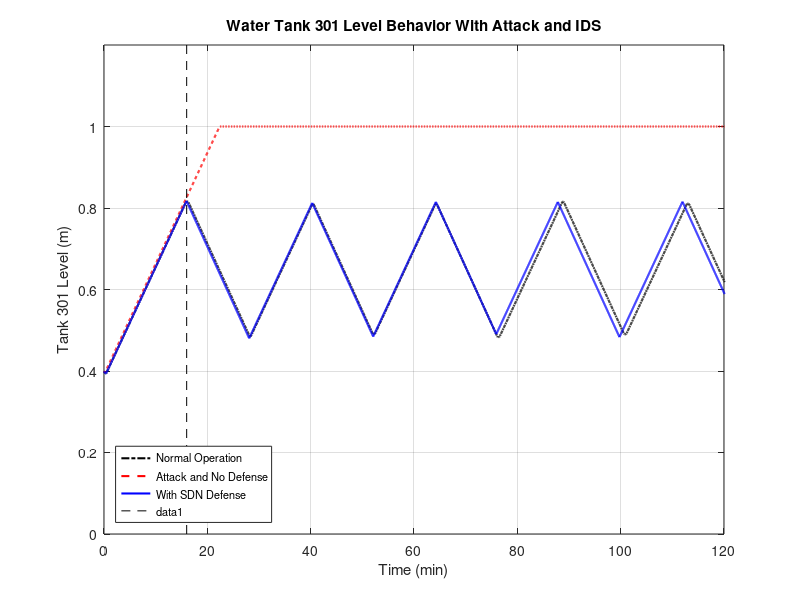

Write the MATLAB code that produced this figure. (Note: this script raises an error after producing the figure.)
close all;
clear all;
clc

formatSpec = '%f';

fileID_3 = fopen('no_attack_plc/plc_no_attack_tank_1.txt','r');
tank_1= fscanf(fileID_3,formatSpec);

fileID_2 = fopen('no_attack_plc/plc_no_attack_tank_2.txt','r');
tank_2= fscanf(fileID_2,formatSpec);

fileID_1 = fopen('no_attack_plc/plc_no_attack_ph.txt','r');
ph = fscanf(fileID_1,formatSpec);

% fileID_4 = fopen('received.txt','r');
% received = fscanf(fileID_4,formatSpec);
% 
% fileID_5 = fopen('estimated.txt','r');
% estimated = fscanf(fileID_5,formatSpec);

fileID_6 = fopen('attack/plc_attack_tank_1.txt','r');
attack_tank_1 = fscanf(fileID_6,formatSpec);
fileID_7 = fopen('attack/plc_attack_tank_2.txt','r');
attack_tank_2 = fscanf(fileID_7,formatSpec);

% 
  for i=1:length(attack_tank_2)
      if (attack_tank_2(i)) > 1.0
          attack_tank_2(i) = 1.0;
      end
  end
% 

fileID_8 = fopen('defense/plc_defense_tank_1.txt','r');
defense_tank_1 = fscanf(fileID_8,formatSpec);

fileID_9 = fopen('defense/plc_defense_tank_2.txt','r');
defense_tank_2= fscanf(fileID_9,formatSpec);

plant_time = ([1:4001]*0.2/360)*60; % Rescaling 10
%defense_time= ([1:8001]*0.39995001249687578105473631592102/360)*15; % Rescaling 5

%ids_time = (([1:2264]*0.113171707/360)*60)*3;

fsz = 6;

%%%%%%%%%%%%%%%%%%%%%%%%% NORMAL OPERATION %%%%%%%%%%%%%%%%%%%%%%%%

% h1=figure(1);
% set(gca, 'FontSize', fsz, 'LineWidth', 2.0 ); 
% 
% subplot(2,1,1)
% plot(plant_time,tank_1)
% axis([0 120 0 1.25])
% grid on;
% 
% xlabel('Time (min)')
% ylabel('Tank 1 Level')
% 
% 
% subplot(2,1,2)
% plot(plant_time,tank_2)
% axis([0 120 0 1.25])
% grid on;
% 
% xlabel('Time (min)');
% ylabel('Tank 2 Level');
% 
% suptitle('Water Tank Level');
% 
% matlab2tikz('tank_levels.tikz', 'showInfo', false, 'parseStrings', false, 'standalone', false, 'height', '\figureheight', 'width', '\figurewidth');


%%%%%%%%%%%%%%%%%%%%%%%%% ATTACK NO DEFENSE %%%%%%%%%%%%%%%%%%%%%%%%

% h3=figure(3)
% set(gca, 'FontSize', fsz, 'LineWidth', 2.0 ); 
% 
% subplot(2,1,1)
% plot(plant_time,attack_tank_1)
% axis([0 120 0 1.25])
% grid on;
% 
% xlabel('Time (min)')
% ylabel('Tank 2 Level')
% 
% 
% subplot(2,1,2)
% plot(plant_time,attack_tank_2)
% axis([0 120 0 1.25])
% grid on;
% 
% xlabel('Time (min)')
% ylabel('Level')
% 
% suptitle('Water Tank 2 Level');
% 
% matlab2tikz('attack_no_defense.tikz', 'showInfo', false, 'parseStrings', false, 'standalone', false, 'height', '\figureheight', 'width', '\figurewidth');


%%%%%%%%%%%%%%%%%%%%%%%%% IDS DEFENSE %%%%%%%%%%%%%%%%%%%%%%%%

h4=figure(4)
set(gca, 'FontSize', fsz, 'LineWidth', 1.5 ); 
%set(h(4),'linewidth',2.0);

%subplot(2,1,1)
%plot(plant_time,tank_1, '-.k', 'linewidth', 1.5);
plot(plant_time,tank_2, '-.k', 'linewidth', 1.5);

hold on;
plot(plant_time,attack_tank_2, '--r', 'linewidth', 1.5);
plot(plant_time,defense_tank_2, '-b', 'linewidth', 1.5)
lg = legend('Normal Operation','Attack and No Defense ', 'With SDN Defense', 'FontSize', 8, 'Location','southwest');

axis([0 120 0 1.2])
grid on;

plot([16 16],[0 1.2], '--k')
axis([0 120 0 1.2])

%annotation('textarrow',[0.55,0.45],[0.37,0.37],'String','Attack');

xlabel('Time (min)')
ylabel('Tank 301 Level (m)')
title('Water Tank 301 Level Behavior With Attack and IDS');

matlab2tikz('defense_plc.tikz', 'showInfo', false, 'parseStrings', false, 'standalone', false, 'height', '\figureheight', 'width', '\figurewidth');

% h5=figure(5)
% 
% 
% %subplot(2,1,2)
% plot(plant_time,defense_tank_2)
% axis([0 120 0 1.25])
% grid on;
% 
% xlabel('Time (min)')
% ylabel('Tank 2 Level (m)')
% 
% title('Water Tank 2 Level Behavior With Attack and IDS');
% 
% 
% 
% matlab2tikz('defense_2.tikz', 'showInfo', false, 'parseStrings', false, 'standalone', false, 'height', '\figureheight', 'width', '\figurewidth');



%%%%%%%%%%%%%%%%%%%%%%%%% IDS DATA %%%%%%%%%%%%%%%%%%%%%%%%

%  h5=figure(5)
%  set(gca, 'FontSize', fsz, 'LineWidth', 2.0 ); 
%  
% plot(estimated, 'k')
% grid on;
% plot(received, 'r')
% axis([0 120 0 1.25])
% xlabel('Time (min)')
% ylabel('Tank 1 Level')
% 
% xlabel('Time (min)')
% ylabel('Tank 2 Level')
% 
% suptitle('Water Tanks Level Behavior With Attack and IDS');
% 
% matlab2tikz('ids_data.tikz', 'showInfo', false, 'parseStrings', false, 'standalone', false, 'height', '\figureheight', 'width', '\figurewidth');
